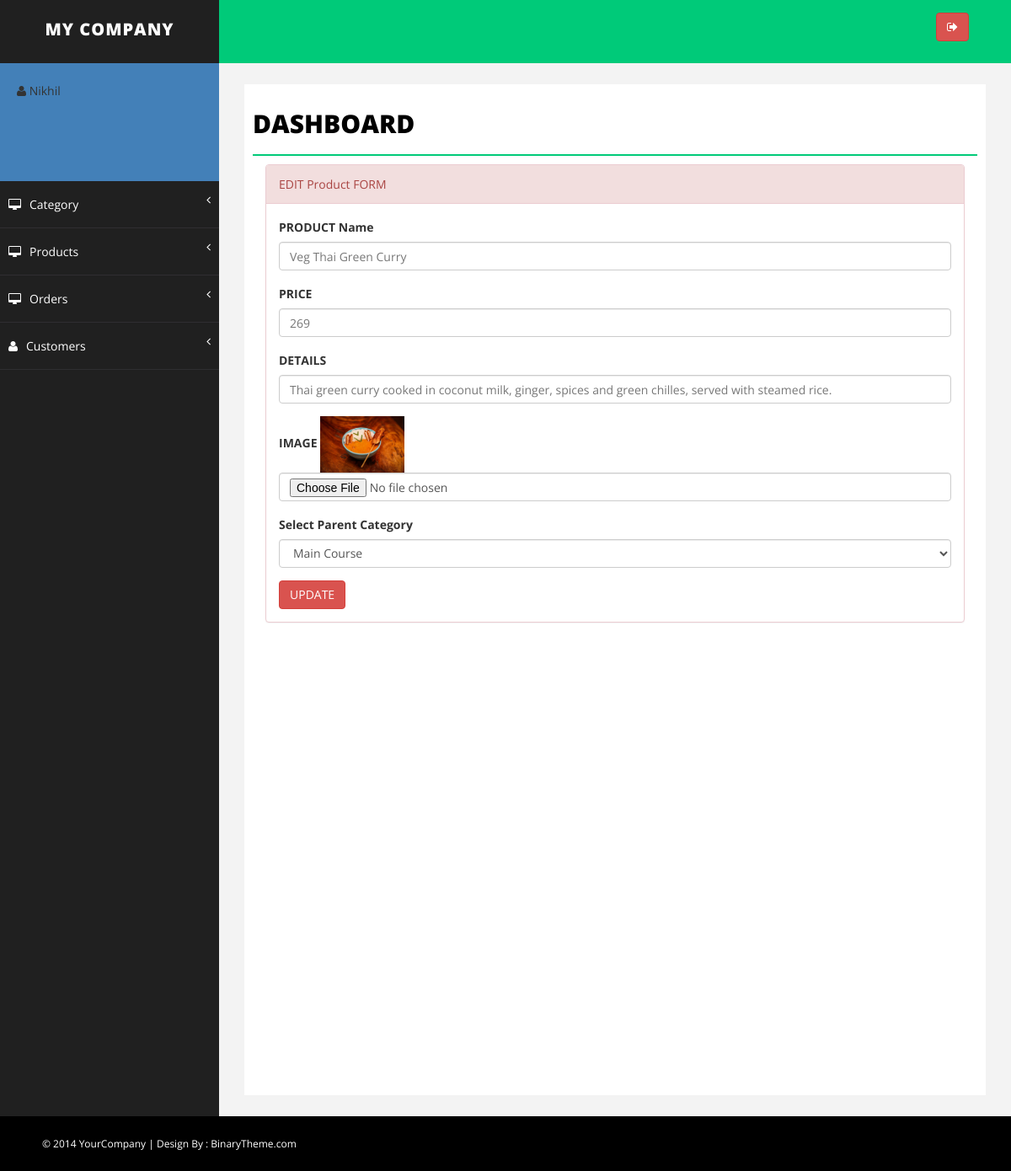
Page /admin/edit_products.php?e_id=1 (signed in) on the committed database.
### tables this page shows
CREATE TABLE `products` (
  `id` int(11) NOT NULL,
  `name` varchar(200) NOT NULL,
  `price` int(11) NOT NULL,
  `details` text NOT NULL,
  `image` varchar(250) NOT NULL,
  `cid` int(11) NOT NULL,
  `is_this_deleted` varchar(50) NOT NULL
);

### admin/edit_products.php (the view, shortened to what this page needs)
<?php
include "lib/config.php";
include "lib/header.php";
$id = $_GET['e_id'];
$sql = "SELECT * FROM `products` WHERE `id` = $id";
$res = $db->query($sql);
$row = $res->fetch_object();
?>
<div class="col-md-12 col-sm-6 col-xs-12">
            <div class="panel panel-danger">
                <div class="panel-heading">
                   EDIT Product FORM
                </div>
                <div class="panel-body">
                    <form role="form" method="POST" action="" enctype="multipart/form-data">
                         <div class="form-group">
                            <label>PRODUCT Name</label>
                            <input class="form-control" name="pname" type="text" placeholder="<?php print $row->name; ?>">
                        </div>
                        <div class="form-group">
                            <label>PRICE</label>
                            <input class="form-control" name="price" type="text" placeholder="<?php print $row->price; ?>">
                        </div>
                        <div class="form-group">
                            <label>DETAILS</label>
                            <input class="form-control" name="details" type="text" placeholder="<?php print $row->details; ?>">
                        </div>
                        <div class="form-group">
                            <label>IMAGE </label>
                            <img src="../<?php print $row->image;?>" width = 100px>
                            <input class="form-control" name="image" type="file">
                        </div>
                         <div class="form-group">
                            <label>Select Parent Category</label>
                            <select class="form-control" name="cid">
                                <?php
                                $sql1 ="SELECT * FROM `category` WHERE 1";
                                $res1 =$db->query($sql1);
                                while($row1 =$res1->fetch_object()){
                                    if($row1->cid == $row->cid)
                                        print "<option value = '$row1->cid' selected> $row1->cname</option>";
                                    else
                                        print "<option value = '$row1->cid' > $row1->cname</option>";
                                }
                                ?>
                            </select>
                        </div>
                            <button type="submit" class="btn btn-danger">UPDATE </button>
                        </form>
                </div>
            </div>
        </div>
<?php
include "lib/footer.php";
?>

### admin/assets/css/basic.css (style rules this page uses)
body { font-family: 'Open Sans', sans-serif; line-height:25px; }

### rows in the picture
products: pname "Veg Thai Green Curry", price "269", details "Thai green curry cooked in coconut milk, ginger, spices and green chilles, served with steamed rice.", image (picture)

### other values in the picture
$_SESSION['username'] "Nikhil"
form field cid "Main Course"
